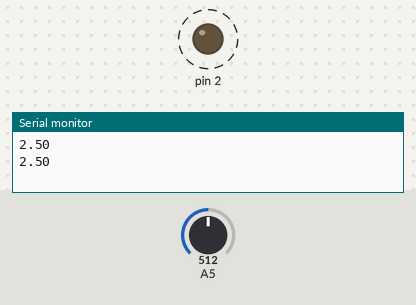
The sketch below on a simulated Arduino Uno, built with avr-gcc and run on an emulated ATmega328P. Parts: output pins drawn as LEDs (lit = HIGH), the last lines printed to the serial monitor. Dashed ring = blinking. The test bench sets the inputs (shaded band); at power-on: A5 = 512.

Above: at 1.8 s.
1.9 s: A5 set to 306
At 2.2 s:
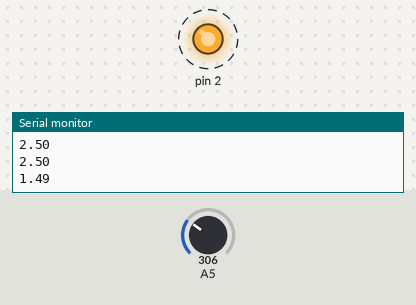
5.4 s: A5 set to 122
At 5.57 s:
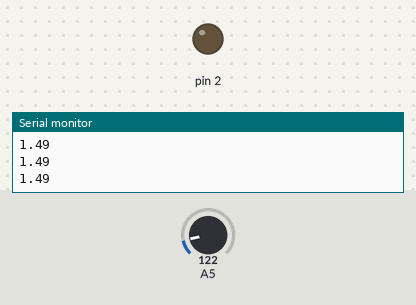
Timing chart, 0 to 14.9 s (numbered marks = the images above; inputs shaded):
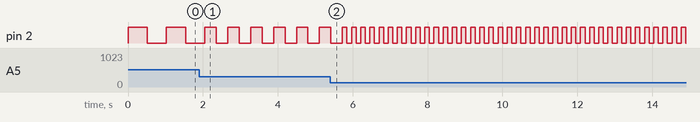

The sketch:

Potencjometr.ino
```cpp
int odczWart = 0;
float napiecie =0;
void setup() {
  // put your setup code here, to run once:
  Serial.begin(9600);
  pinMode(2, OUTPUT);
  digitalWrite(2, LOW);
}

void loop() {
  // put your main code here, to run repeatedly:
  odczWart = analogRead(A5);
  napiecie = odczWart * (5.0/1024.0);
  Serial.println(napiecie);
  digitalWrite(2,HIGH);
  delay(odczWart);
  digitalWrite(2, LOW);
  delay(odczWart);
}
```

Measured:
- after the input at 1.9 s, pin 2: alternates HIGH for 0.31 s and LOW for 0.31 s, starting after 0.46 s
- by itself, pin 2: alternates HIGH for 0.51 s and LOW for 0.51 s
